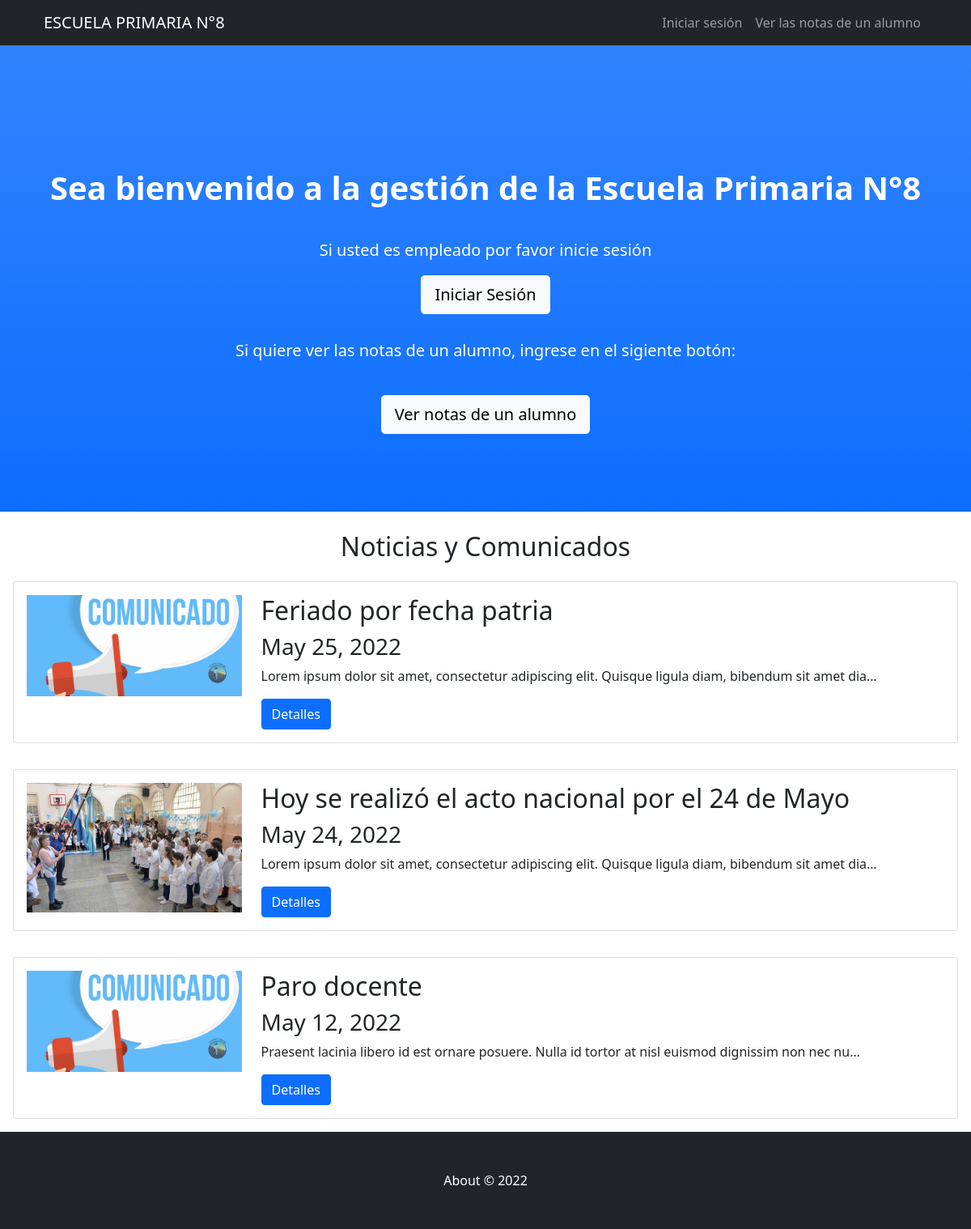
The page / on the database its author committed.
### Blog/models.py (models this page shows)
class Post(models.Model):
    title = models.CharField(max_length=100)
    description = models.TextField()
    image = models.ImageField(upload_to='blog/images')
    date = models.DateField(datetime.date.today)

### AppZero/views.py (the view)
# urls.py: path('', views.inicio, name="Inicio"),
def inicio(request):
    posts = Post.objects.all().order_by('-date')
    return render(request, "AppZero/inicio.html", {'posts': posts})

### AppZero/Templates/AppZero/inicio.html (shortened to what this page needs)
{% extends "AppZero/padre.html" %}
{% load static %}
{% block contenidoAdicional %}
{% if request.user.is_authenticated %}
        <header class="bg-primary bg-gradient text-white ">
        <div class="container px-4 text-center">
            {% if request.user.userprofile.cargo == 'Docente' %}
                <h1 class="fw-bolder ">Sea bienvenido/a {{ user.get_username }}</h1>
                <p>Usted tiene permiso de Docente: puede modificar las notas de los alumnos</p>
                <a class="btn btn-lg btn-light" href="{% url 'VerGrados' %}">Modificar las notas de los alumnos</a>
            {% endif %}
            {% if request.user.userprofile.cargo == 'Preceptor' %}
                <h1 class="fw-bolder ">Sea bienvenido/a {{ user.get_username }}</h1>
                <p>Usted tiene permiso de Preceptor: puede agregar, modificar y borrar alumnos</p>
                <a class="btn btn-lg btn-light" href="{% url 'VerGrados' %}">Ver los cursos</a>
            {% endif %}
            {% if request.user.userprofile.cargo == 'Recursos Humanos' %}
                <h1 class="fw-bolder ">Sea bienvenido/a {{ user.get_username }}</h1>
                <p>Usted tiene permiso de Recursos Humanos: puede agregar, modificar y borrar docentes, personal de limpieza y autoridades</p>
                <a class="btn btn-lg btn-light" href="{% url 'DocentesList' %}">Ver el personal docente</a>
                <a class="btn btn-lg btn-light" href="{% url 'AutoridadesList' %}">Ver autoridades</a>
                <a class="btn btn-lg btn-light" href="{% url 'PersLimpList' %}">Ver el personal de limpieza</a>
            {% endif %}
            {% if request.user.userprofile.cargo == 'Director' %}
            <h1 class="fw-bolder ">Sea bienvenido {{ user.get_username }}</h1>
            <p>Usted tiene todos los permisos</p>
            <a class="btn btn-lg btn-light" href="{% url 'VerGrados' %}">Ver los cursos</a>
            <a class="btn btn-lg btn-light" href="{% url 'DocentesList' %}">Ver el personal docente</a>
            <a class="btn btn-lg btn-light" href="{% url 'AutoridadesList' %}">Ver autoridades</a>
            <a class="btn btn-lg btn-light" href="{% url 'PersLimpList' %}">Ver el personal de limpieza</a>
            {% endif %}
        </div>
        </header>
{% else %}
<header class="bg-primary bg-gradient text-white ">
    <div class="container px-4 text-center">
        <h1 class="fw-bolder ">Sea bienvenido a la gestión de la Escuela Primaria N°8</h1>
        <p class="lead"> <br> Si usted es empleado por favor inicie sesión</p>
        <a class="btn btn-lg btn-light" href="{% url 'Login' %}">Iniciar Sesión</a>
        <p class="lead"> <br> Si quiere ver las notas de un alumno, ingrese en el sigiente botón:</p>
        <br>
        <a class="btn btn-lg btn-light" href="{% url 'BuscarAlumnoDNI' %}">Ver notas de un alumno</a>
    </div>
</header>
{% endif %}
<br>
<h2 class="text-center">Noticias y Comunicados</h2>
{% for post in posts %}
<div class="p-3">
    <div class="card card-body">
        <div class="row">
            <div class="col-3">
                <img src="{{post.image.url}}" alt="{{project.title}}" class="img-fluid">
            </div>
            <div class="col-9">
                <h2>{{post.title}}</h2>
                <h3>{{post.date}}</h3>
                <p>{{post.description|striptags|truncatechars:100}}</p>
                <a href="{% url 'post_detail' post.id %}" class="btn btn-primary">Detalles</a>
            </div>
        </div>
    </div>
</div>
{% endfor %}
{% endblock %}

### rows shown on the page
Post: image (picture), title "Feriado por fecha patria", date "May 25, 2022", description "Lorem ipsum dolor sit amet, consectetur adipiscing elit. Quisque ligula diam, bibendum sit amet dia…"
Post: image (picture), title "Hoy se realizó el acto nacional por el 24 de Mayo", date "May 24, 2022", description "Lorem ipsum dolor sit amet, consectetur adipiscing elit. Quisque ligula diam, bibendum sit amet dia…"
Post: image (picture), title "Paro docente", date "May 12, 2022", description "Praesent lacinia libero id est ornare posuere. Nulla id tortor at nisl euismod dignissim non nec nu…"
